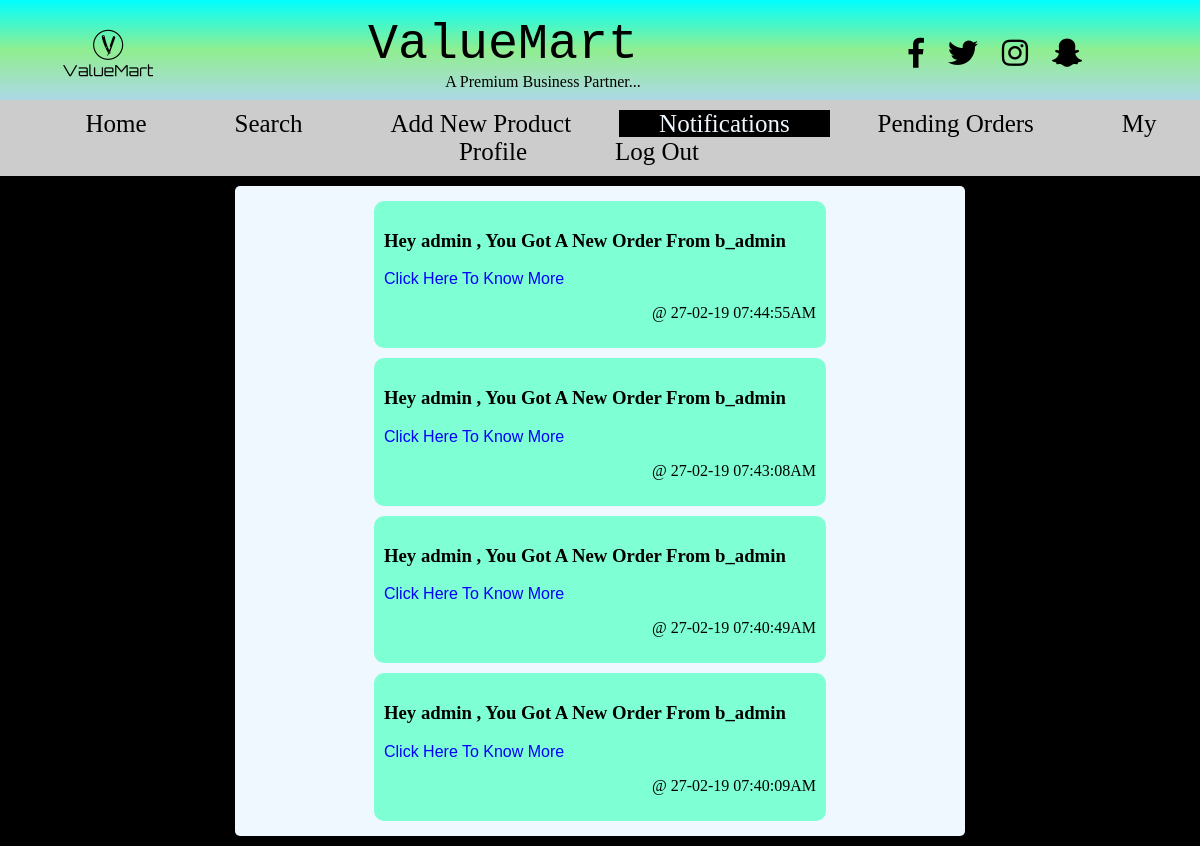
/notification_entrepreneur.php (signed in), run on the app's committed database.
### tables this page shows
CREATE TABLE `notification_entrepreneurs` (
  `id` int(30) NOT NULL,
  `e_id` int(30) NOT NULL,
  `n_message` varchar(500) NOT NULL,
  `time` varchar(20) NOT NULL,
  `seen` varchar(3) NOT NULL
);

### connection.php (called while the page is built, shortened)
<?php
$t1 = "entrepreneurs";
?>

### notification_entrepreneur.php (the view, shortened to what this page needs)
<?php
include "connection.php";
$un = $_SESSION['username'];
?>
<!DOCTYPE html>
<html lang="en">
<head>
    <link rel="stylesheet" href="common.css">
    <link rel="stylesheet" href="home_entrepreneur.css">
    <link rel="stylesheet" href="https://use.fontawesome.com/releases/v5.7.1/css/all.css">
    <link href="https://fsonts.googleapis.com/css?family=Playfair+Display" rel="stylesheet">
</head>
<body>
       <div id="header_container">
        <table id="table_header">
            <tr>
                <td id="logo_container_td"><img src="images/logo.png" alt="Logo" id="logo" align="center"></td>
                <td id="title_container_td"><span id="web_title">ValueMart</span>
                    <br><span id='sub_title'>A Premium Business Partner...</span></td>
                <td id="social_container_td"><i class="fab fa-facebook-f"></i>
                    <i class="fab fa-twitter"></i>
                    <i class="fab fa-instagram"></i>
                    <i class="fab fa-snapchat-ghost"></i></td>
            </tr>
        </table>
    </div>
    <div id="navbar">
        <center>
            <div id="navbar_container">
                <ul>
                    <li><a href="home_entrepreneur.php">Home</a></li>
                    <li><a href="search_entrepreneur.php">Search</a></li>
                    <li><a href="add_new_product.php" >Add New Product</a></li>
                    <li><a href="notification_entrepreneur.php"  class="active1">Notifications</a></li>
                    <li><a href="pending_orders.php">Pending Orders</a></li>
                    <li><a href="profile_entrepreneur.php">My Profile</a></li>
                    <li><a href="logout.php">Log Out</a></li>
                </ul>
            </div>
        </center>
    </div>
<div id="main_container">
    <?php
    $sql = "SELECT * FROM $t1 WHERE username='$un'";
    $q = mysqli_query($con,$sql);
    $e_res = mysqli_fetch_assoc($q);
    $e_id = $e_res['e_id'];
    $sql = "SELECT * FROM `notification_entrepreneurs` WHERE e_id='$e_id' ORDER BY time DESC";
    $q = mysqli_query($con,$sql);
    $row = mysqli_num_rows($q);
    if($row == 0)
    {
     echo "<center> <h1>No New Notifications Yet...!!!</h1>";
        echo " <a href='home_buyer.php'><input type='button' value='Shop Now' class='common_btn_1'></a>
        <br><br>
                         </center>";
    }
    else {
    while($res = mysqli_fetch_assoc($q))
    {
         echo "<div id='product_container'>";
    echo "<h3>".$res['n_message']."</h3>";
        echo "<p><a class='s_link' href='pending_orders.php'>Click Here To Know More</a></p>
         <p align='right'>@ ".$res['time']."</p>";
          echo "</div>";
    }
    }
    ?>
</div>
</body>
</html>

### common.css (style rules this page uses)
html { scroll-behavior: smooth; }
body { margin: 0; padding: 0; font-family: verdana; background-color: black; }
#header_container { width: 100%; height: 100px; background : linear-gradient(aqua,lightgreen,lightblue); }
#logo { width: 100px; height: 100px; }
#logo_container_td { text-align: center; }
#web_title { font-family: 'Major Mono Display', monospace; font-size: 50px; text-align: center; }
#sub_title { text-align: right; padding: 0 0 0 80px; }
#title_container_td { text-align: center; }
#table_header { width: 100%; }
#social_container_td { text-align: center; }
.fab { font-size: 30px; margin: 0 10px; }
#navbar { top: 0; position: sticky absolute; }
#navbar_container { background-color: #ccc; width: 100%; padding: 10px 0; }
ul { display: block; list-style-type: none; margin: 0; padding: 0; }
li { display: inline; list-style-type: none; margin: 0 2px; height: 30px; }
li a { text-decoration: none; color: black; padding: 0 40px; font-size: 25px; }

### home_entrepreneur.css (style rules this page uses)
html { scroll-behavior: smooth; }
body { margin: 0; padding: 0; font-family: verdana; background-color: black; }
#header_container { width: 100%; height: 100px; background : linear-gradient(aqua,lightgreen,lightblue); }
#logo { width: 100px; height: 100px; }
#logo_container_td { text-align: center; }
#web_title { font-family: 'Major Mono Display', monospace; font-size: 50px; text-align: center; }
#sub_title { text-align: right; padding: 0 0 0 80px; }
#title_container_td { text-align: center; }
#table_header { width: 100%; }
#social_container_td { text-align: center; }
.fab { font-size: 30px; margin: 0 10px; }
#navbar { top: 0; position: sticky; }
#navbar_container { background-color: #ccc; width: 100%; padding: 10px 0; }
ul { display: block; list-style-type: none; margin: 0; padding: 0; }
li { display: inline; list-style-type: none; }
li a { text-decoration: none; color: black; padding: 0 40px; font-size: 25px; height: 30px; }
.active1 { color: aliceblue; background-color: black; }

### notification_entrepreneur.php (style rules this page uses)
#main_container { width: 60%; margin: 10px auto; background-color: aliceblue; border-radius: 5px; padding: 5px; }
#product_container { background-color: aquamarine; width: 60%; margin: 10px auto; border-radius: 10px; }
.s_link { color: blue; text-decoration: none; font-family: helvetica; }
#product_container { padding: 10px; }

### data on the page
notification_entrepreneurs: n_message "Hey admin , You Got A New Order From b_admin", time "27-02-19 07:44:55AM"
notification_entrepreneurs: n_message "Hey admin , You Got A New Order From b_admin", time "27-02-19 07:43:08AM"
notification_entrepreneurs: n_message "Hey admin , You Got A New Order From b_admin", time "27-02-19 07:40:49AM"
notification_entrepreneurs: n_message "Hey admin , You Got A New Order From b_admin", time "27-02-19 07:40:09AM"
